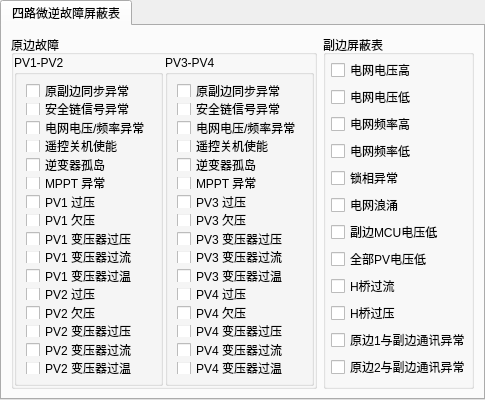
        <widget class="QTabWidget" name="tabWidget_17">
         <property name="currentIndex">
          <number>0</number>
         </property>
         <widget class="QWidget" name="tab_55">
          <attribute name="title">
           <string>四路微逆故障屏蔽表</string>
          </attribute>
          <layout class="QGridLayout" name="gridLayout_17">
           <item row="0" column="0">
            <widget class="QGroupBox" name="groupBox_58">
             <property name="title">
              <string>原边故障</string>
             </property>
             <layout class="QGridLayout" name="gridLayout_18">
              <property name="leftMargin">
               <number>0</number>
              </property>
              <property name="topMargin">
               <number>0</number>
              </property>
              <property name="rightMargin">
               <number>0</number>
              </property>
              <property name="bottomMargin">
               <number>0</number>
              </property>
              <property name="spacing">
               <number>2</number>
              </property>
              <item row="0" column="1">
               <widget class="QGroupBox" name="groupBox_59">
                <property name="title">
                 <string>PV3-PV4</string>
                </property>
                <layout class="QVBoxLayout" name="verticalLayout_39">
                 <item>
                  <widget class="QCheckBox" name="bym2000_sync_error_bym4_pv34_ckx">
                   <property name="text">
                    <string>原副边同步异常</string>
                   </property>
                  </widget>
                 </item>
                 <item>
                  <widget class="QCheckBox" name="bym2000_safe_chain_bym4_pv34_ckx">
                   <property name="text">
                    <string>安全链信号异常</string>
                   </property>
                  </widget>
                 </item>
                 <item>
                  <widget class="QCheckBox" name="bym2000_grid_bym4_pv34_ckx">
                   <property name="text">
                    <string>电网电压/频率异常</string>
                   </property>
                  </widget>
                 </item>
                 <item>
                  <widget class="QCheckBox" name="bym2000_off_bym4_pv34_ckx">
                   <property name="text">
                    <string>遥控关机使能</string>
                   </property>
                  </widget>
                 </item>
                 <item>
                  <widget class="QCheckBox" name="bym2000_land_bym4_pv34_ckx">
                   <property name="text">
                    <string>逆变器孤岛</string>
                   </property>
                  </widget>
                 </item>
                 <item>
                  <widget class="QCheckBox" name="bym2000_mppt_bym4_pv34_ckx">
                   <property name="text">
                    <string>MPPT 异常</string>
                   </property>
                  </widget>
                 </item>
                 <item>
                  <widget class="QCheckBox" name="bym2000_pv_ov_bym4_pv3_ckx">
                   <property name="text">
                    <string>PV3 过压</string>
                   </property>
                  </widget>
                 </item>
                 <item>
                  <widget class="QCheckBox" name="bym2000_pv_uv_bym4_pv3_ckx">
                   <property name="text">
                    <string>PV3 欠压</string>
                   </property>
                  </widget>
                 </item>
                 <item>
                  <widget class="QCheckBox" name="bym2000_dc_ov_bym4_pv3_ckx">
                   <property name="text">
                    <string>PV3 变压器过压</string>
                   </property>
                  </widget>
                 </item>
                 <item>
                  <widget class="QCheckBox" name="bym2000_dc_oa_bym4_pv3_ckx">
                   <property name="text">
                    <string>PV3 变压器过流</string>
                   </property>
                  </widget>
                 </item>
                 <item>
                  <widget class="QCheckBox" name="bym2000_dc_ot_bym4_pv3_ckx">
                   <property name="text">
                    <string>PV3 变压器过温</string>
                   </property>
                  </widget>
                 </item>
                 <item>
                  <widget class="QCheckBox" name="bym2000_pv_ov_bym4_pv4_ckx">
                   <property name="text">
                    <string>PV4 过压</string>
                   </property>
                  </widget>
                 </item>
                 <item>
                  <widget class="QCheckBox" name="bym2000_pv_uv_bym4_pv4_ckx">
                   <property name="text">
                    <string>PV4 欠压</string>
                   </property>
                  </widget>
                 </item>
                 <item>
                  <widget class="QCheckBox" name="bym2000_dc_ov_bym4_pv4_ckx">
                   <property name="text">
                    <string>PV4 变压器过压</string>
                   </property>
                  </widget>
                 </item>
                 <item>
                  <widget class="QCheckBox" name="bym2000_dc_oa_bym4_pv4_ckx">
                   <property name="text">
                    <string>PV4 变压器过流</string>
                   </property>
                  </widget>
                 </item>
                 <item>
                  <widget class="QCheckBox" name="bym2000_dc_ot_bym4_pv4_ckx">
                   <property name="text">
                    <string>PV4 变压器过温</string>
                   </property>
                  </widget>
                 </item>
                </layout>
               </widget>
              </item>
              <item row="0" column="0">
               <widget class="QGroupBox" name="groupBox_60">
                <property name="title">
                 <string>PV1-PV2</string>
                </property>
                <layout class="QVBoxLayout" name="verticalLayout_40">
                 <item>
                  <widget class="QCheckBox" name="bym2000_sync_error_bym4_pv12_ckx">
                   <property name="text">
                    <string>原副边同步异常</string>
                   </property>
                  </widget>
                 </item>
                 <item>
                  <widget class="QCheckBox" name="bym2000_safe_chain_bym4_pv12_ckx">
                   <property name="text">
                    <string>安全链信号异常</string>
                   </property>
                  </widget>
                 </item>
                 <item>
                  <widget class="QCheckBox" name="bym2000_grid_bym4_pv12_ckx">
                   <property name="text">
                    <string>电网电压/频率异常</string>
                   </property>
                  </widget>
                 </item>
                 <item>
                  <widget class="QCheckBox" name="bym2000_off_bym4_pv12_ckx">
                   <property name="text">
                    <string>遥控关机使能</string>
                   </property>
                  </widget>
                 </item>
                 <item>
                  <widget class="QCheckBox" name="bym2000_land_bym4_pv12_ckx">
                   <property name="text">
                    <string>逆变器孤岛</string>
                   </property>
                  </widget>
                 </item>
                 <item>
                  <widget class="QCheckBox" name="bym2000_mppt_bym4_pv12_ckx">
                   <property name="text">
                    <string>MPPT 异常</string>
                   </property>
                  </widget>
                 </item>
                 <item>
                  <widget class="QCheckBox" name="bym2000_pv_ov_bym4_pv1_ckx">
                   <property name="text">
                    <string>PV1 过压</string>
                   </property>
                  </widget>
                 </item>
                 <item>
                  <widget class="QCheckBox" name="bym2000_pv_uv_bym4_pv1_ckx">
                   <property name="text">
                    <string>PV1 欠压</string>
                   </property>
                  </widget>
                 </item>
                 <item>
                  <widget class="QCheckBox" name="bym2000_dc_ov_bym4_pv1_ckx">
                   <property name="text">
                    <string>PV1 变压器过压</string>
                   </property>
                  </widget>
                 </item>
                 <item>
                  <widget class="QCheckBox" name="bym2000_dc_oa_bym4_pv1_ckx">
                   <property name="text">
                    <string>PV1 变压器过流</string>
                   </property>
                  </widget>
                 </item>
                 <item>
                  <widget class="QCheckBox" name="bym2000_dc_ot_bym4_pv1_ckx">
                   <property name="text">
                    <string>PV1 变压器过温</string>
                   </property>
                  </widget>
                 </item>
                 <item>
                  <widget class="QCheckBox" name="bym2000_pv_ov_bym4_pv2_ckx">
                   <property name="text">
                    <string>PV2 过压</string>
                   </property>
                  </widget>
                 </item>
                 <item>
                  <widget class="QCheckBox" name="bym2000_pv_uv_bym4_pv2_ckx">
                   <property name="text">
                    <string>PV2 欠压</string>
                   </property>
                  </widget>
                 </item>
                 <item>
                  <widget class="QCheckBox" name="bym2000_dc_ov_bym4_pv2_ckx">
                   <property name="text">
                    <string>PV2 变压器过压</string>
                   </property>
                  </widget>
                 </item>
                 <item>
                  <widget class="QCheckBox" name="bym2000_dc_oa_bym4_pv2_ckx">
                   <property name="text">
                    <string>PV2 变压器过流</string>
                   </property>
                  </widget>
                 </item>
                 <item>
                  <widget class="QCheckBox" name="bym2000_dc_ot_bym4_pv2_ckx">
                   <property name="text">
                    <string>PV2 变压器过温</string>
                   </property>
                  </widget>
                 </item>
                </layout>
               </widget>
              </item>
             </layout>
            </widget>
           </item>
           <item row="0" column="1">
            <widget class="QGroupBox" name="groupBox_61">
             <property name="title">
              <string>副边屏蔽表</string>
             </property>
             <layout class="QVBoxLayout" name="verticalLayout_41">
              <property name="spacing">
               <number>0</number>
              </property>
              <property name="leftMargin">
               <number>5</number>
              </property>
              <property name="topMargin">
               <number>0</number>
              </property>
              <property name="rightMargin">
               <number>0</number>
              </property>
              <property name="bottomMargin">
               <number>0</number>
              </property>
              <item>
               <widget class="QCheckBox" name="bym2000_grid_ov_bym4_ckx">
                <property name="text">
                 <string>电网电压高</string>
                </property>
               </widget>
              </item>
              <item>
               <widget class="QCheckBox" name="bym2000_grid_uv_bym4_ckx">
                <property name="text">
                 <string>电网电压低</string>
                </property>
               </widget>
              </item>
              <item>
               <widget class="QCheckBox" name="bym2000_grid_of_bym4_ckx">
                <property name="text">
                 <string>电网频率高</string>
                </property>
               </widget>
              </item>
              <item>
               <widget class="QCheckBox" name="bym2000_grid_uf_bym4_ckx">
                <property name="text">
                 <string>电网频率低</string>
                </property>
               </widget>
              </item>
              <item>
               <widget class="QCheckBox" name="bym2000_lock_ckx_bym4_ckx">
                <property name="text">
                 <string>锁相异常</string>
                </property>
               </widget>
              </item>
              <item>
               <widget class="QCheckBox" name="bym2000_surge_bym4_ckx">
                <property name="text">
                 <string>电网浪涌</string>
                </property>
               </widget>
              </item>
              <item>
               <widget class="QCheckBox" name="bym2000_mcu_uv_bym4_ckx">
                <property name="text">
                 <string>副边MCU电压低</string>
                </property>
               </widget>
              </item>
              <item>
               <widget class="QCheckBox" name="bym2000_pv_uv_bym4_ckx">
                <property name="text">
                 <string>全部PV电压低</string>
                </property>
               </widget>
              </item>
              <item>
               <widget class="QCheckBox" name="bym2000_hbd_oa_bym4_ckx">
                <property name="text">
                 <string>H桥过流</string>
                </property>
               </widget>
              </item>
              <item>
               <widget class="QCheckBox" name="bym2000_hbd_ov_bym4_ckx">
                <property name="text">
                 <string>H桥过压</string>
                </property>
               </widget>
              </item>
              <item>
               <widget class="QCheckBox" name="bym2000_cmu_primary1_bym4_ckx">
                <property name="text">
                 <string>原边1与副边通讯异常</string>
                </property>
               </widget>
              </item>
              <item>
               <widget class="QCheckBox" name="bym2000_cmu_primary2_bym4_ckx">
                <property name="text">
                 <string>原边2与副边通讯异常</string>
                </property>
               </widget>
              </item>
             </layout>
            </widget>
           </item>
          </layout>
         </widget>
        </widget>
